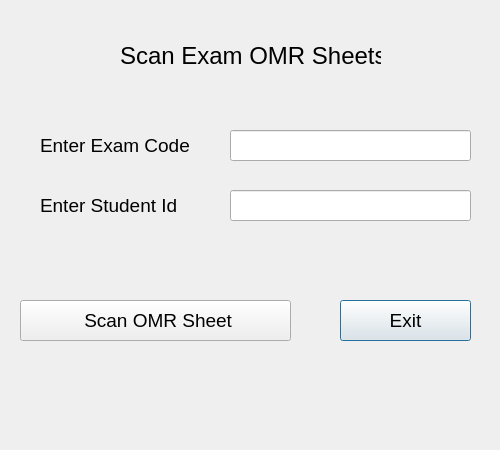
<?xml version="1.0" encoding="UTF-8"?>
<ui version="4.0">
 <class>Dialog</class>
 <widget class="QDialog" name="Dialog">
  <property name="geometry">
   <rect>
    <x>0</x>
    <y>0</y>
    <width>500</width>
    <height>450</height>
   </rect>
  </property>
  <property name="windowTitle">
   <string>Dialog</string>
  </property>
  <property name="styleSheet">
   <string notr="true">QDialog{
background-image: url(:/newPrefix/bg2.jpg);
}
QPushButton:hover{
background-color:lightpink;
}
	</string>
  </property>
  <widget class="QLabel" name="label_3">
   <property name="geometry">
    <rect>
     <x>40</x>
     <y>130</y>
     <width>181</width>
     <height>31</height>
    </rect>
   </property>
   <property name="font">
    <font>
     <pointsize>14</pointsize>
    </font>
   </property>
   <property name="text">
    <string>Enter Exam Code</string>
   </property>
  </widget>
  <widget class="QLabel" name="label_2">
   <property name="geometry">
    <rect>
     <x>40</x>
     <y>190</y>
     <width>181</width>
     <height>31</height>
    </rect>
   </property>
   <property name="font">
    <font>
     <pointsize>14</pointsize>
    </font>
   </property>
   <property name="text">
    <string>Enter Student Id</string>
   </property>
  </widget>
  <widget class="QPushButton" name="e34">
   <property name="geometry">
    <rect>
     <x>340</x>
     <y>300</y>
     <width>131</width>
     <height>41</height>
    </rect>
   </property>
   <property name="font">
    <font>
     <pointsize>14</pointsize>
    </font>
   </property>
   <property name="text">
    <string>Exit</string>
   </property>
  </widget>
  <widget class="QLabel" name="label">
   <property name="geometry">
    <rect>
     <x>120</x>
     <y>40</y>
     <width>261</width>
     <height>31</height>
    </rect>
   </property>
   <property name="font">
    <font>
     <pointsize>18</pointsize>
    </font>
   </property>
   <property name="text">
    <string>Scan Exam OMR Sheets</string>
   </property>
  </widget>
  <widget class="QLineEdit" name="sid1">
   <property name="geometry">
    <rect>
     <x>230</x>
     <y>190</y>
     <width>241</width>
     <height>31</height>
    </rect>
   </property>
   <property name="font">
    <font>
     <pointsize>12</pointsize>
    </font>
   </property>
  </widget>
  <widget class="QLineEdit" name="ec2">
   <property name="geometry">
    <rect>
     <x>230</x>
     <y>130</y>
     <width>241</width>
     <height>31</height>
    </rect>
   </property>
   <property name="font">
    <font>
     <pointsize>12</pointsize>
    </font>
   </property>
  </widget>
  <widget class="QPushButton" name="s34">
   <property name="geometry">
    <rect>
     <x>20</x>
     <y>300</y>
     <width>271</width>
     <height>41</height>
    </rect>
   </property>
   <property name="font">
    <font>
     <pointsize>14</pointsize>
    </font>
   </property>
   <property name="text">
    <string> Scan OMR Sheet</string>
   </property>
  </widget>
 </widget>
 <resources>
  <include location="bg2.qrc"/>
 </resources>
 <connections/>
</ui>
